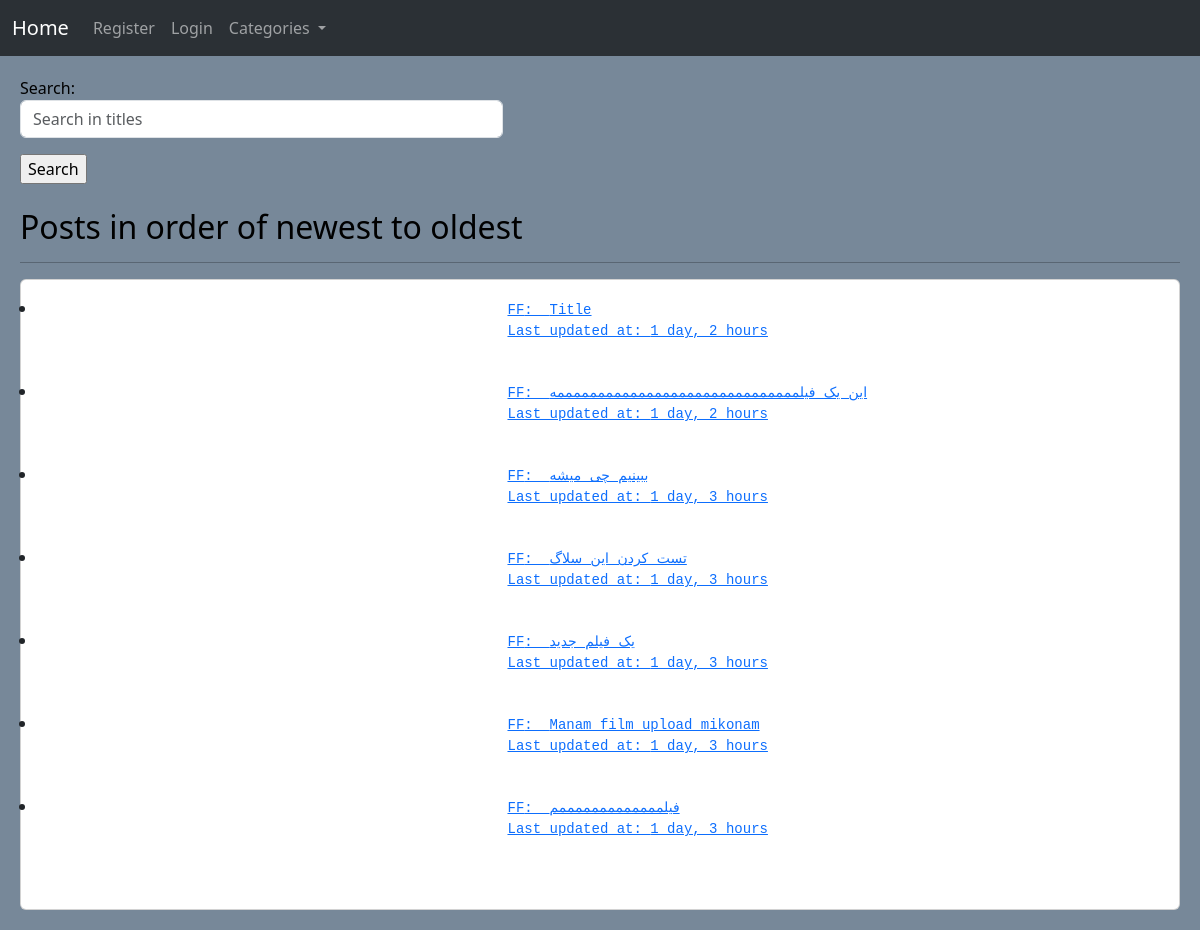
The app's page /, older data.
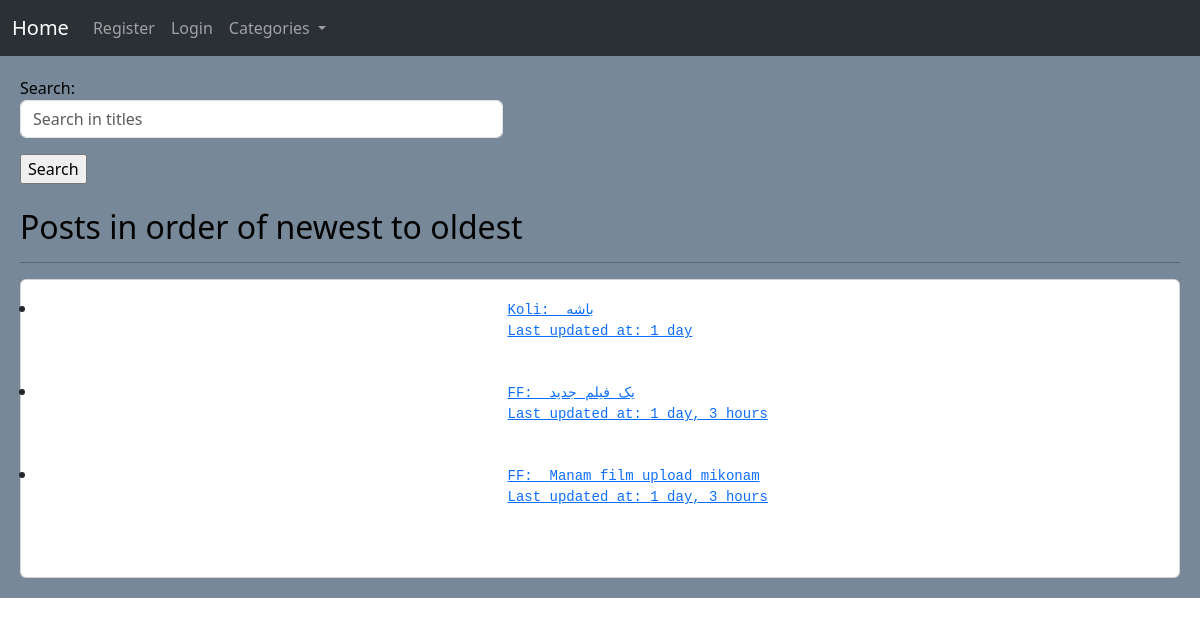
The same page, newer data.
### Posts/models.py (models this page shows, shortened)
class PostModel(models.Model):
    category = models.ForeignKey(
        CategoryModel,
        on_delete=models.CASCADE,
        related_name='category',
        default=None
    )
    author = models.ForeignKey(
        User,
        on_delete=models.CASCADE,
        related_name='author'
    )
    title = models.CharField(
        max_length=75,
        unique=True
    )
    slug = models.SlugField(
        max_length=150,
        unique=True,
        allow_unicode=True
    )
    body = RichTextUploadingField()
    date_created = models.DateTimeField(
        auto_now_add=True
    )
    date_updated = models.DateTimeField(
        auto_now=True
    )
    def get_absolute_url(self):
        return reverse_lazy('Posts:PostDetail', args=(self.slug,))
    class Meta:
        verbose_name = 'Post'
        verbose_name_plural = 'Posts'
        ordering = ('-date_created', '-date_updated')

### Home/views.py (the view)
# urls.py: path('', views.HomeView.as_view(), name='Home'),
class HomeView(View):
    template_name = 'Home/Home.html'
    form_class = SearchForm
    def get(self, request):
        form = self.form_class
        search = request.GET.get('search', None)
        if search:
            posts = PostModel.objects.filter(title__contains=search)
        else:
            posts = PostModel.objects.all()
        return render(request, self.template_name, {'posts': posts, 'form': form})

### Home/Templates/Home/Home.html (shortened to what this page needs)
{% extends 'Base.html' %}
{% block Body %}
	<form action="" method="get" class="col-md-5">
		{{ form.as_p }}
		<input type="submit" value="Search" />
	</form>
	<br/>
	<h2>Posts in order of newest to oldest</h2>
	<hr/>
	<div class="card">
		<ul class="card-body">
			{% for post in posts %}
				<li>
					<a href="{{ post.get_absolute_url }}">
						<pre>
							{{ post.author }}:  {{ post.title|truncatewords:10 }}
							Last updated at: {{ post.date_updated|timesince }}
						</pre>
					</a>
				</li>
			{% empty %}
				<h3>No posts submitted so far</h3>
			{% endfor %}
		</ul>
	</div>
{% endblock %}

### Templates/Base.html (shortened to what this page needs)
{% load static %}
<!DOCTYPE html>
<html lang="en">
    <head>
        <link href="https://cdn.jsdelivr.net/npm/bootstrap@5.3.1/dist/css/bootstrap.min.css" rel="stylesheet">
        <link rel="stylesheet" href="{% static 'Css/Main.css' %}" />
    </head>
    <body>
        {% include 'Incs/Navbar.html' %}
        <div class="Main">
            {% block Body %} {% endblock %}
        </div>
    </body>
</html>

### Templates/Incs/Navbar.html (shortened to what this page needs)
<nav class="navbar navbar-expand-lg bg-body-tertiary" data-bs-theme="dark">
	<div class="container-fluid">
		<a class="navbar-brand" href="{% url 'Home:Home' %}">Home</a>
		<div class="collapse navbar-collapse" id="navbarNavDropdown">
			<ul class="navbar-nav">
				{% if request.user.is_authenticated %}
					<li class="nav-item">
						<a class="nav-link" href="{% url 'accounts:Logout' %}">Logout</a>
					</li>
					<li class="nav-item">
						<a class="nav-link" href="{% url 'accounts:Profile' request.user.username %}">Profile</a>
					</li>
				{% else %}
					<li class="nav-item">
						<a class="nav-link" href="{% url 'accounts:Register' %}">Register</a>
					</li>
					<li class="nav-item">
						<a class="nav-link" href="{% url 'accounts:Login' %}">Login</a>
					</li>
				{% endif %}
				<li class="nav-item dropdown">
					<a class="nav-link dropdown-toggle" href="#" role="button" data-bs-toggle="dropdown" aria-expanded="false">
						Categories
					</a>
				</li>
			</ul>
		</div>
	</div>
</nav>

### Static/Css/Main.css (style rules this page uses)
.Main { background-color: lightslategray; color: black; padding: 20px; }

Row changes from the older to the newer data that the page shows:
removed PostModel: author "FF", title "Title", date_updated "1 day, 2 hours"
removed PostModel: author "FF", title "این یک فیلممممممممممممممممممممممممممممممه", date_updated "1 day, 2 hours"
removed PostModel: author "FF", title "ببینیم چی میشه", date_updated "1 day, 3 hours"
removed PostModel: author "FF", title "تست کردن این سلاگ", date_updated "1 day, 3 hours"
removed PostModel: author "FF", title "فیلمممممممممممممم", date_updated "1 day, 3 hours"
added PostModel: author "Koli", title "باشه", date_updated "1 day"
